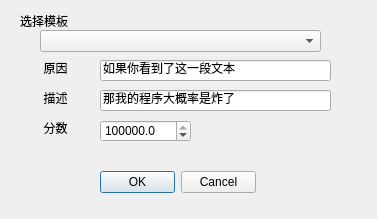
<?xml version="1.0" encoding="UTF-8"?>
<ui version="4.0">
 <class>Form</class>
 <widget class="QWidget" name="Form">
  <property name="geometry">
   <rect>
    <x>0</x>
    <y>0</y>
    <width>377</width>
    <height>219</height>
   </rect>
  </property>
  <property name="windowTitle">
   <string>选择模板</string>
  </property>
  <widget class="QComboBox" name="comboBox">
   <property name="geometry">
    <rect>
     <x>40</x>
     <y>30</y>
     <width>281</width>
     <height>22</height>
    </rect>
   </property>
  </widget>
  <widget class="QLineEdit" name="lineEdit">
   <property name="geometry">
    <rect>
     <x>100</x>
     <y>60</y>
     <width>231</width>
     <height>21</height>
    </rect>
   </property>
   <property name="text">
    <string>如果你看到了这一段文本</string>
   </property>
  </widget>
  <widget class="QLineEdit" name="lineEdit_3">
   <property name="geometry">
    <rect>
     <x>100</x>
     <y>90</y>
     <width>231</width>
     <height>21</height>
    </rect>
   </property>
   <property name="text">
    <string>那我的程序大概率是炸了</string>
   </property>
  </widget>
  <widget class="QLabel" name="label_2">
   <property name="geometry">
    <rect>
     <x>20</x>
     <y>60</y>
     <width>71</width>
     <height>16</height>
    </rect>
   </property>
   <property name="text">
    <string>原因</string>
   </property>
   <property name="alignment">
    <set>Qt::AlignCenter</set>
   </property>
  </widget>
  <widget class="QLabel" name="label_3">
   <property name="geometry">
    <rect>
     <x>20</x>
     <y>120</y>
     <width>71</width>
     <height>16</height>
    </rect>
   </property>
   <property name="text">
    <string>分数</string>
   </property>
   <property name="alignment">
    <set>Qt::AlignCenter</set>
   </property>
  </widget>
  <widget class="QLabel" name="label_4">
   <property name="geometry">
    <rect>
     <x>20</x>
     <y>90</y>
     <width>71</width>
     <height>16</height>
    </rect>
   </property>
   <property name="text">
    <string>描述</string>
   </property>
   <property name="alignment">
    <set>Qt::AlignCenter</set>
   </property>
  </widget>
  <widget class="QDoubleSpinBox" name="doubleSpinBox">
   <property name="geometry">
    <rect>
     <x>100</x>
     <y>120</y>
     <width>91</width>
     <height>22</height>
    </rect>
   </property>
   <property name="decimals">
    <number>1</number>
   </property>
   <property name="minimum">
    <double>-114514.000000000000000</double>
   </property>
   <property name="maximum">
    <double>114514.000000000000000</double>
   </property>
   <property name="value">
    <double>114514.000000000000000</double>
   </property>
  </widget>
  <widget class="QDialogButtonBox" name="buttonBox">
   <property name="geometry">
    <rect>
     <x>100</x>
     <y>170</y>
     <width>156</width>
     <height>24</height>
    </rect>
   </property>
   <property name="standardButtons">
    <set>QDialogButtonBox::Cancel|QDialogButtonBox::Ok</set>
   </property>
  </widget>
  <widget class="QLabel" name="label">
   <property name="geometry">
    <rect>
     <x>20</x>
     <y>10</y>
     <width>61</width>
     <height>21</height>
    </rect>
   </property>
   <property name="text">
    <string>选择模板</string>
   </property>
  </widget>
 </widget>
 <resources/>
 <connections/>
</ui>
